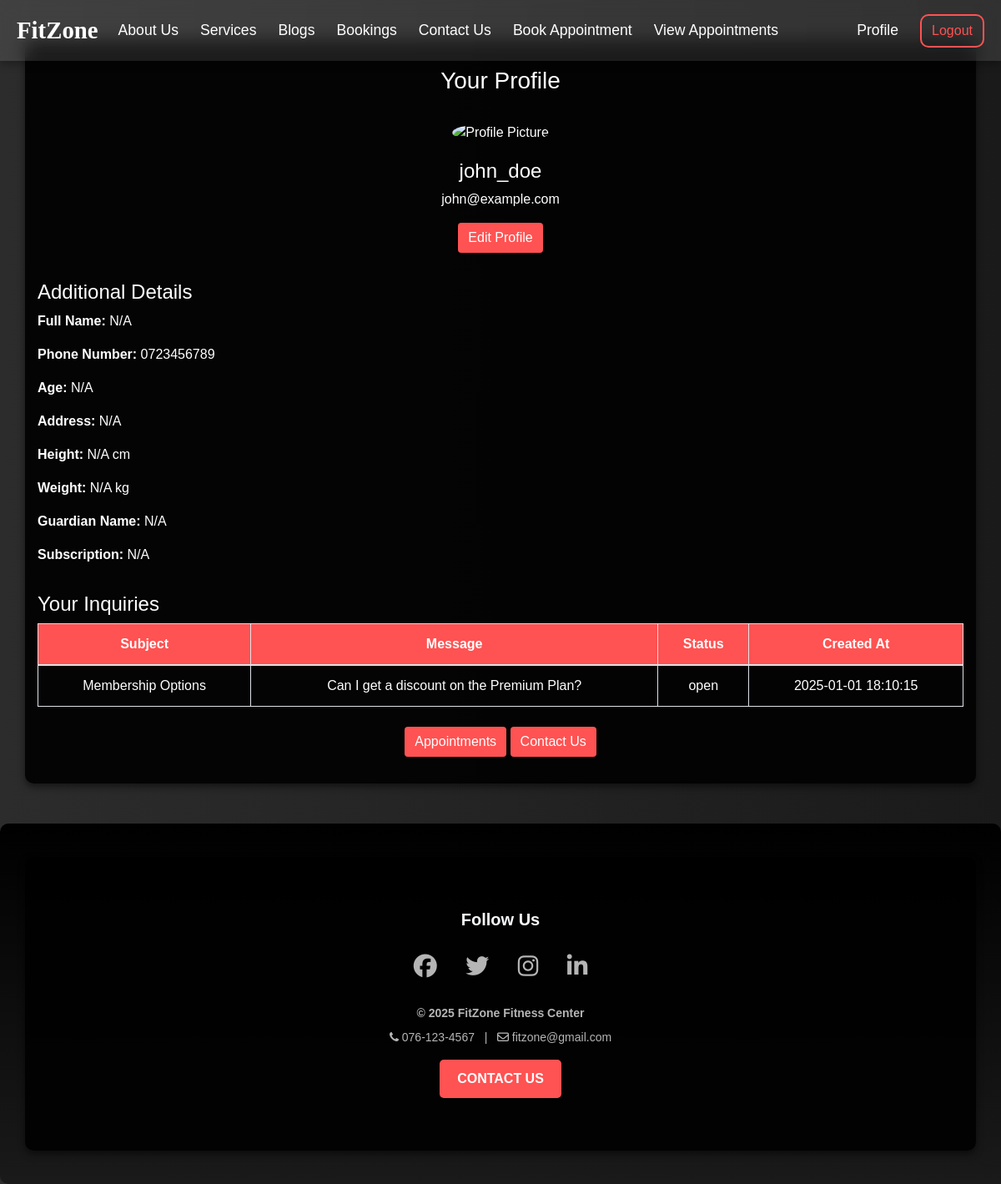
The app's page /profile.php (signed in) with its own data.
### tables this page shows
CREATE TABLE IF NOT EXISTS users (
    user_id INT AUTO_INCREMENT PRIMARY KEY,
    username VARCHAR(50) NOT NULL UNIQUE,
    password_hash VARCHAR(255) NOT NULL,
    email VARCHAR(100) NOT NULL UNIQUE,
    phone_number VARCHAR(15),
    role ENUM('customer', 'staff', 'admin') NOT NULL DEFAULT 'customer',
    age INT NULL,
    address VARCHAR(255) NULL,
    height DECIMAL(5, 2) NULL,
    weight DECIMAL(5, 2) NULL,
    guardian_name VARCHAR(255) NULL,
    fullname VARCHAR(255) NULL,
    image_url VARCHAR(255) NULL,
    subscription ENUM('Basic', 'Standard', 'Premium') NULL,
    created_at TIMESTAMP DEFAULT CURRENT_TIMESTAMP
);

CREATE TABLE IF NOT EXISTS inquiries (
    inquiry_id INT AUTO_INCREMENT PRIMARY KEY,
    user_id INT,
    subject VARCHAR(255) NOT NULL,
    message TEXT NOT NULL,
    response TEXT,
    status ENUM('open', 'closed') DEFAULT 'open',
    FOREIGN KEY (user_id) REFERENCES users(user_id)
        ON DELETE SET NULL
        ON UPDATE CASCADE,
    created_at TIMESTAMP DEFAULT CURRENT_TIMESTAMP
);

### profile.php (the view, shortened to what this page needs)
<?php
require "includes/dbh.inc.php";
$user_id = $_SESSION['user_id'];
$sql = "SELECT * FROM users WHERE user_id = ?";
$stmt = $conn->prepare($sql);
$stmt->bind_param("i", $user_id);
$stmt->execute();
$user_result = $stmt->get_result();
$user = $user_result->fetch_assoc();
$inquiries_sql = "SELECT * FROM inquiries WHERE user_id = ? ORDER BY created_at DESC";
$stmt = $conn->prepare($inquiries_sql);
$stmt->bind_param("i", $user_id);
$stmt->execute();
$inquiries_result = $stmt->get_result();
?>
<!DOCTYPE html>
<html lang="en">
<head>
    <link rel="stylesheet" href="https://stackpath.bootstrapcdn.com/bootstrap/4.5.2/css/bootstrap.min.css">
</head>
<body>
    <?php require "header.php"; ?>
    <div class="container my-5">
        <h3 class="text-center">Your Profile</h3>
        <hr>
        <div class="details-section">
            <div class="text-center">
                <img src="<?php echo htmlspecialchars($user['image_url'] ?? 'img/default-profile.png'); ?>"
                     alt="Profile Picture"
                     class="rounded-circle"
                     style="width: 150px; height: 150px; object-fit: cover; margin-bottom: 20px;">
                <h4><?php echo htmlspecialchars($user['username']); ?></h4>
                <p><?php echo htmlspecialchars($user['email']); ?></p>
                <button class="btn btn-dark" onclick="toggleEditForm()">Edit Profile</button>
            </div>
            <hr>
            <h4>Additional Details</h4>
            <p><strong>Full Name:</strong> <?php echo htmlspecialchars($user['fullname'] ?? 'N/A'); ?></p>
            <p><strong>Phone Number:</strong> <?php echo htmlspecialchars($user['phone_number'] ?? 'N/A'); ?></p>
            <p><strong>Age:</strong> <?php echo htmlspecialchars($user['age'] ?? 'N/A'); ?></p>
            <p><strong>Address:</strong> <?php echo htmlspecialchars($user['address'] ?? 'N/A'); ?></p>
            <p><strong>Height:</strong> <?php echo htmlspecialchars($user['height'] ?? 'N/A'); ?> cm</p>
            <p><strong>Weight:</strong> <?php echo htmlspecialchars($user['weight'] ?? 'N/A'); ?> kg</p>
            <p><strong>Guardian Name:</strong> <?php echo htmlspecialchars($user['guardian_name'] ?? 'N/A'); ?></p>
            <p><strong>Subscription:</strong> <?php echo htmlspecialchars($user['subscription'] ?? 'N/A'); ?></p>
        </div>
        <hr>
        <h4>Your Inquiries</h4>
        <?php if ($inquiries_result->num_rows > 0): ?>
            <table class="table table-hover table-bordered text-center">
                <thead>
                    <tr>
                        <th>Subject</th>
                        <th>Message</th>
                        <th>Status</th>
                        <th>Created At</th>
                    </tr>
                </thead>
                <tbody>
                    <?php while ($inquiry = $inquiries_result->fetch_assoc()): ?>
                        <tr>
                            <td><?php echo htmlspecialchars($inquiry['subject']); ?></td>
                            <td><?php echo htmlspecialchars($inquiry['message']); ?></td>
                            <td><?php echo htmlspecialchars($inquiry['status']); ?></td>
                            <td><?php echo htmlspecialchars($inquiry['created_at']); ?></td>
                        </tr>
                    <?php endwhile; ?>
                </tbody>
            </table>
        <?php else: ?>
            <p class="alert alert-danger text-center">No inquiries submitted yet.</p>
        <?php endif; ?>
        <div class="text-center mt-4">
            <a href="appointments.php" class="btn btn-dark">Appointments</a>
            <a href="contact.php" class="btn btn-dark">Contact Us</a>
        </div>
    </div>
</body>
</html>
<?php
require "footer.php";
?>

### css/style.css (style rules this page uses)
* { margin: 0; padding: 0; box-sizing: border-box; font-family: 'Poppins', sans-serif; }
body { overflow-y: scroll; overflow-x: hidden; background: linear-gradient(to bottom, #333, #6e6e6e); }
h3 { text-shadow: 2px 1px rgba(0, 0, 0, 0.5); }
.text-center { text-align: center; }

### profile.php (style rules this page uses)
body { background: linear-gradient(to right, #2c2c2c, #1a1a1a); color: white; }
.container { background: rgba(0, 0, 0, 0.9); padding: 2rem; border-radius: 10px; box-shadow: 0 4px 8px rgba(0, 0, 0, 0.5); }
h3 { font-weight: bold; color: #ff5252; margin-top: 20px; }
.btn-danger, .btn-dark { background-color: #ff5252; border: none; }
.table { background: rgba(255, 255, 255, 0.05); border-radius: 10px; color: white; }
.table th { background-color: #ff5252; color: white; border: none; }

### header.php (style rules this page uses)
body { background: linear-gradient(to right, #2c2c2c, #1a1a1a); color: white; font-family: 'Poppins', sans-serif; }
.btn-dark { background-color: #ff5252; border: none; }

### records on screen
users: username "john_doe", email "john@example.com", fullname "N/A", phone_number "0723456789", age "N/A", address "N/A", height "N/A", weight "N/A", guardian_name "N/A", subscription "N/A"
inquiries: subject "Membership Options", message "Can I get a discount on the Premium Plan?", status "open", created_at "2025-01-01 18:10:15"
